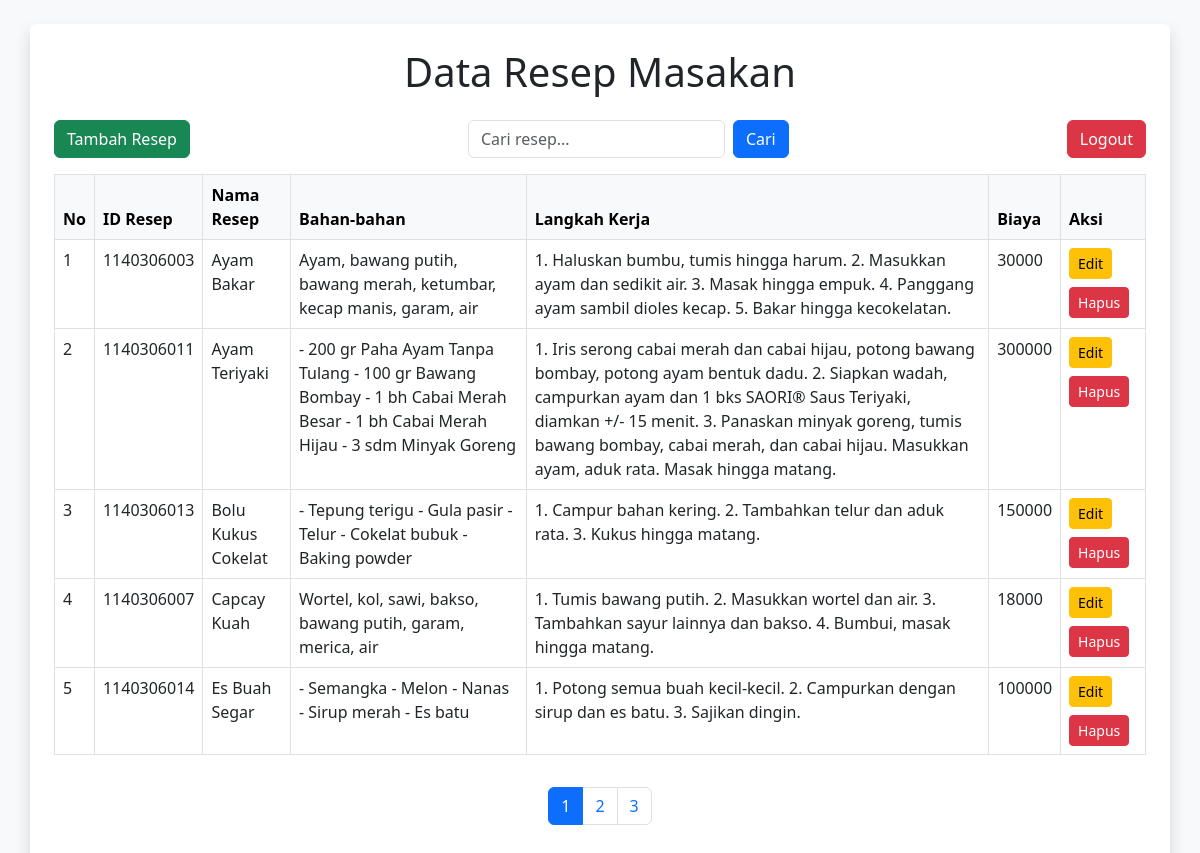
Before: / with the older database file.
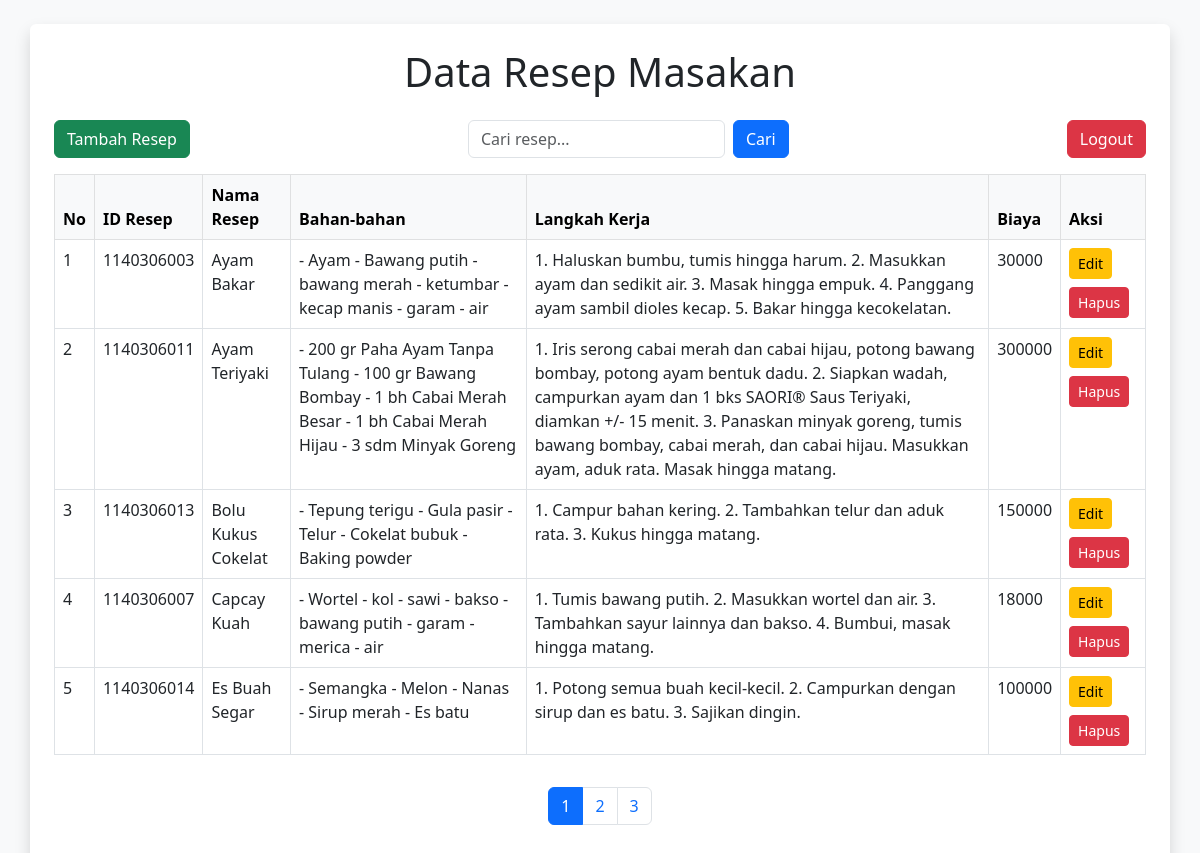
After: the same page with the newer database file.
### tables this page shows
CREATE TABLE `resep` (
  `id_resep` int(11) NOT NULL,
  `nama_resep` varchar(100) NOT NULL,
  `bahan` text NOT NULL,
  `langkah` text NOT NULL,
  `biaya` int(11) NOT NULL,
  `gambar` varchar(255) DEFAULT NULL,
  `id_kategori` int(11) DEFAULT NULL
);

### index.php (the view, shortened to what this page needs)
<?php
include_once("config.php");
$search = '';
$limit = 5;
$halaman = isset($_GET['halaman']) ? (int)$_GET['halaman'] : 1;
$offset = ($halaman - 1) * $limit;
if (!empty($search)) {
    $query = "SELECT * FROM resep WHERE nama_resep LIKE '%$search%' ORDER BY nama_resep ASC LIMIT $offset, $limit";
    $countQuery = "SELECT COUNT(*) FROM resep WHERE nama_resep LIKE '%$search%'";
} else {
    $query = "SELECT * FROM resep ORDER BY nama_resep ASC LIMIT $offset, $limit";
    $countQuery = "SELECT COUNT(*) FROM resep";
}
$result = mysqli_query($conn, $query);
$total_result = mysqli_query($conn, $countQuery);
$row_total = mysqli_fetch_row($total_result);
$total_data = $row_total[0];
$total_halaman = ceil($total_data / $limit);
?>
<!DOCTYPE html>
<html lang="id">
<head>
    <link href="https://cdn.jsdelivr.net/npm/bootstrap@5.3.0/dist/css/bootstrap.min.css" rel="stylesheet">
</head>
<body class="bg-light py-4">
<div class="container bg-white p-4 rounded shadow">
    <h1 class="text-center mb-4">Data Resep Masakan</h1>
    <div class="d-flex flex-wrap justify-content-between align-items-center mb-3 gap-2">
        <a href="tambah.php" class="btn btn-success">Tambah Resep</a>
        <form method="get" action="" class="d-flex gap-2">
            <input type="text" name="search" class="form-control" placeholder="Cari resep..." value="<?= htmlspecialchars($search) ?>">
            <button type="submit" class="btn btn-primary">Cari</button>
        </form>
        <a href="logout.php" class="btn btn-danger">Logout</a>
    </div>
    <div class="table-responsive">
        <table class="table table-bordered table-hover">
            <thead class="table-light">
            <tr>
                <th>No</th>
                <th>ID Resep</th>
                <th>Nama Resep</th>
                <th>Bahan-bahan</th>
                <th>Langkah Kerja</th>
                <th>Biaya</th>
                <th>Aksi</th>
            </tr>
            </thead>
            <tbody>
            <?php
            if (mysqli_num_rows($result) > 0) {
                $no = $offset + 1;
                while ($row = mysqli_fetch_assoc($result)) {
                    echo "<tr>";
                    echo "<td>".$no++."</td>";
                    echo "<td>".$row['id_resep']."</td>";
                    echo "<td>".$row['nama_resep']."</td>";
                    echo "<td>".$row['bahan']."</td>";
                    echo "<td>".$row['langkah']."</td>";
                    echo "<td>".$row['biaya']."</td>";
                    echo "<td>
                            <div class='d-flex flex-wrap gap-2'>
                                <a href='edit.php?id=".$row['id_resep']."' class='btn btn-warning btn-sm'>Edit</a>
                                <a href='hapus.php?id=".$row['id_resep']."' class='btn btn-danger btn-sm' onclick='return confirm(\"Yakin ingin menghapus data?\")'>Hapus</a>
                            </div>
                          </td>";
                    echo "</tr>";
                }
            } else {
                echo "<tr><td colspan='7' class='text-center'>Tidak ada data ditemukan.</td></tr>";
            }
            ?>
            </tbody>
        </table>
    </div>
    <?php if ($total_halaman > 1): ?>
    <nav class="mt-3">
        <ul class="pagination justify-content-center">
            <?php for ($i = 1; $i <= $total_halaman; $i++): ?>
                <li class="page-item <?= ($halaman == $i) ? 'active' : '' ?>">
                    <a class="page-link" href="?halaman=<?= $i ?>&search=<?= urlencode($search) ?>"><?= $i ?></a>
                </li>
            <?php endfor; ?>
        </ul>
    </nav>
    <?php endif; ?>
</div>
</body>
</html>

Changed rows visible on the page:
changed resep "Ayam Bakar": bahan "Ayam, bawang putih, bawang merah, ketumbar, kecap manis, garam, air" → "- Ayam - Bawang putih - bawang merah - ketumbar - kecap manis - garam - air"
changed resep "Capcay Kuah": bahan "Wortel, kol, sawi, bakso, bawang putih, garam, merica, air" → "- Wortel - kol - sawi - bakso - bawang putih - garam - merica - air"
